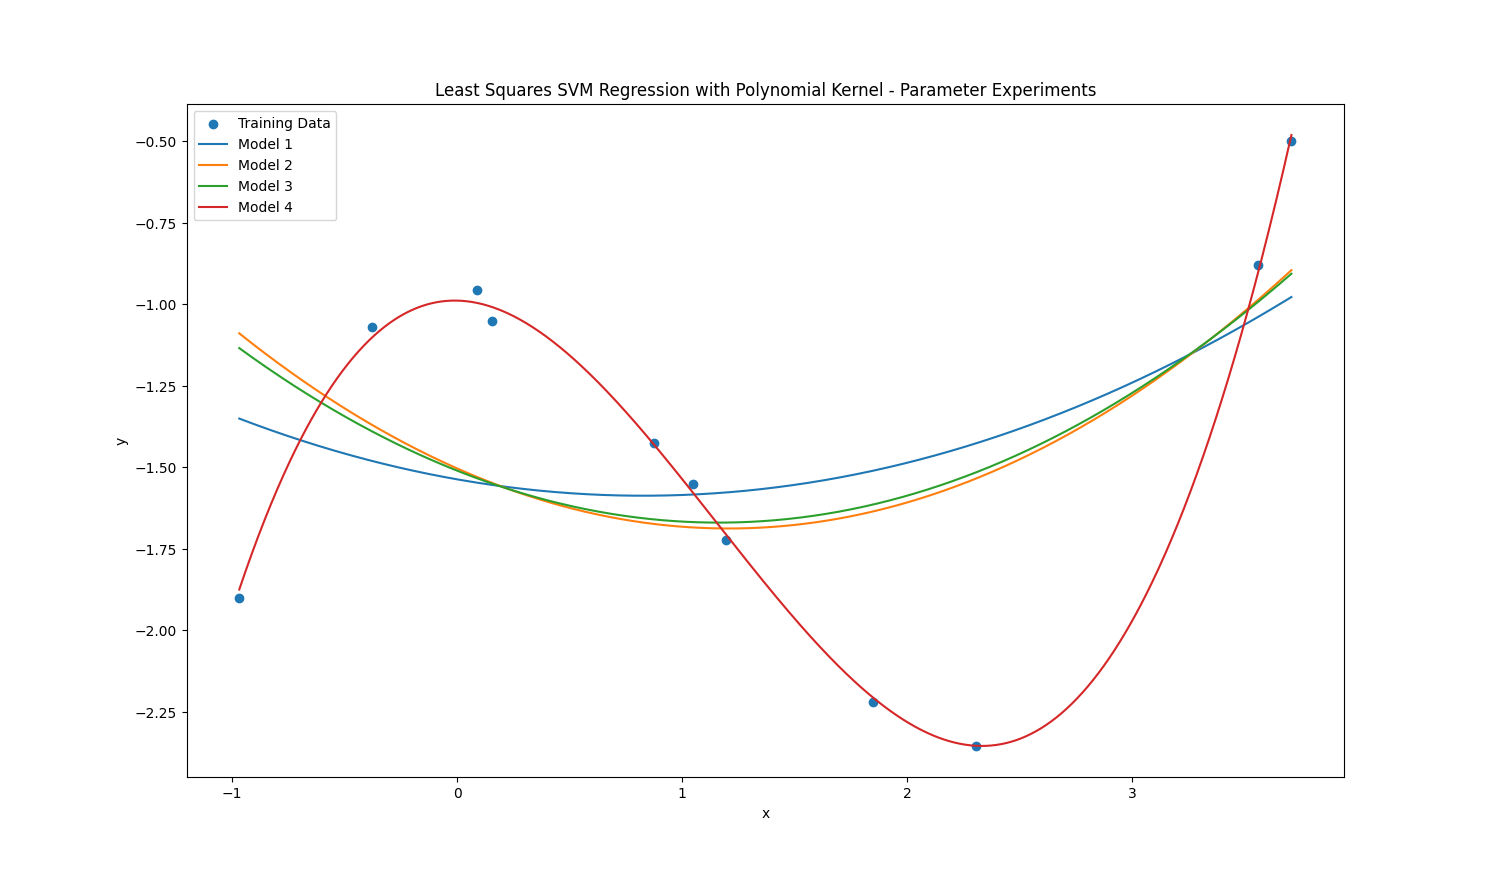

The script that drew this image:
import numpy as np
import matplotlib.pyplot as plt

# Load the data
data = np.genfromtxt('noisyCubicPoly.csv', delimiter=',')
x = data[0, :]
y = data[1, :]

# Experiment with different parameters
parameter_sets = [
    (0.1, 1, 2),  # Lower C, same b and d
    (10, 1, 2),  # Higher C, same b and d
    (2, 0.5, 2),  # Same C, lower b, same d
    (2, 1, 5),  # Same C and b, higher d
]

# Plot the original data
plt.scatter(x, y, label='Training Data')

# Plot fitted models for different parameter sets
for i, params in enumerate(parameter_sets):
    C, b, d = params

    # Polynomial kernel matrix
    K = (b + np.outer(x, x)) ** d

    # Solve for lambda and b
    A = np.block([[K + (1 / C) * np.identity(len(x)), np.ones((len(x), 1))],
                  [np.ones((1, len(x))), np.zeros((1, 1))]])

    b_y = np.concatenate([y, np.zeros(1)])
    lambda_b = np.linalg.solve(A, b_y)

    # Extract lambda and b
    lambda_hat = lambda_b[:-1]
    b_hat = lambda_b[-1]


    # Predictions
    def predict(x_pred):
        k_x = (b + x * x_pred) ** d
        return np.dot(k_x, lambda_hat) + b_hat


    # Plot the fitted models
    x_pred = np.linspace(min(x), max(x), 1000)
    y_pred = [predict(x_) for x_ in x_pred]
    plt.plot(x_pred, y_pred, label=f'Model {i + 1}')

plt.title('Least Squares SVM Regression with Polynomial Kernel - Parameter Experiments')
plt.xlabel('x')
plt.ylabel('y')
plt.legend()
plt.show()
